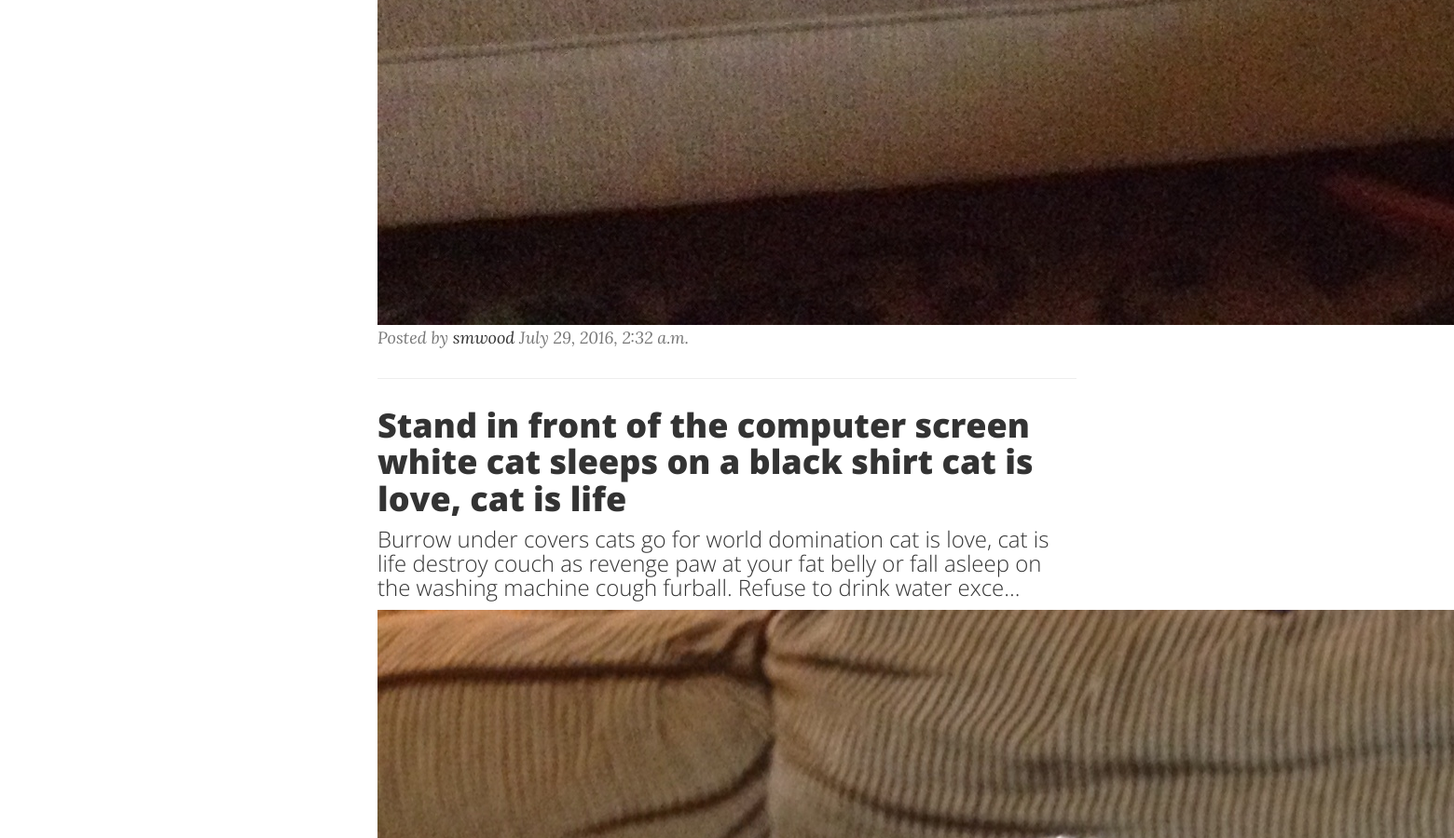
Before: / (middle part) with the older database file.
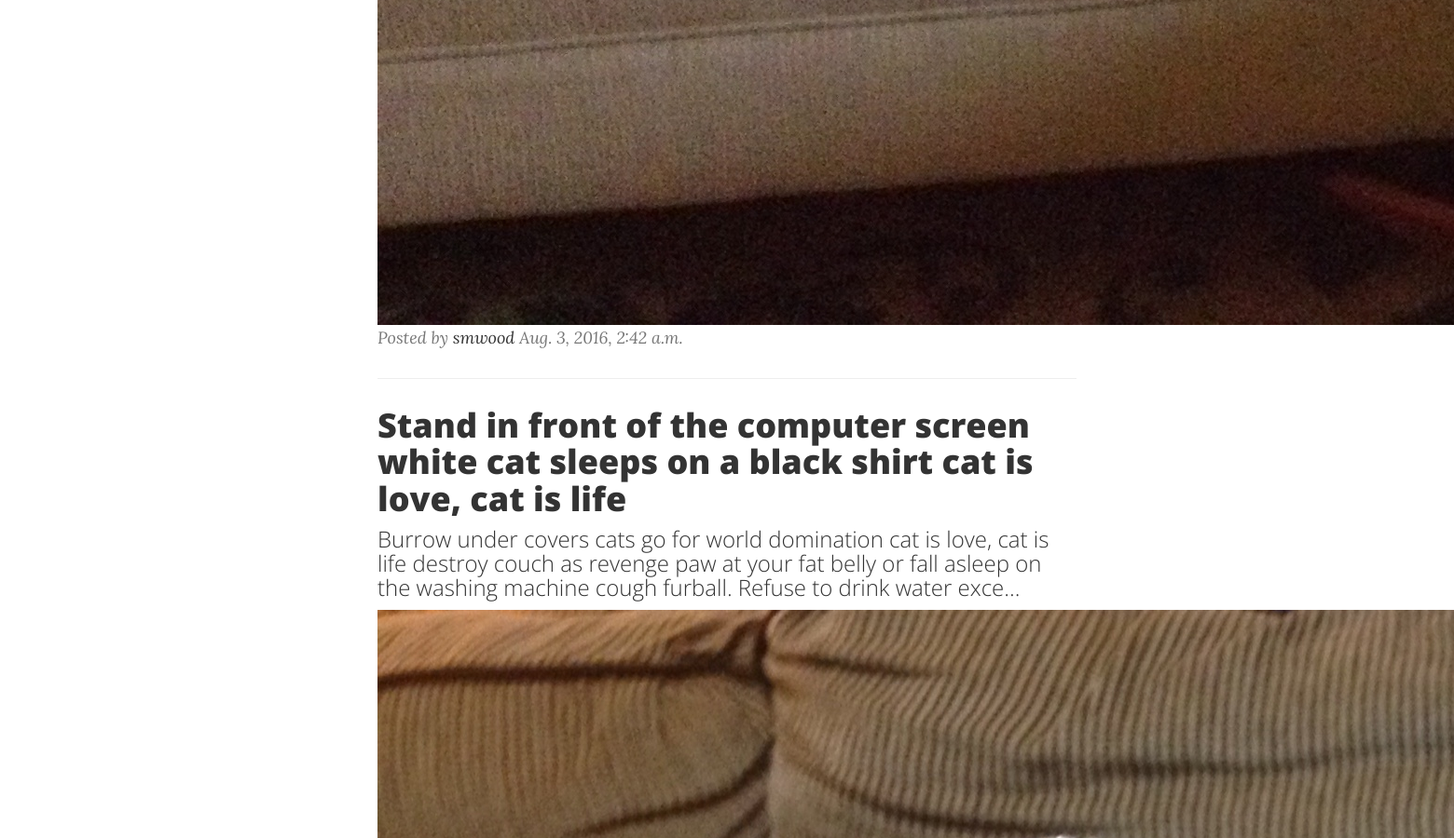
After: the same page with the newer database file.
### blog/models.py (models this page shows)
class Post(models.Model):
    content = models.TextField()
    date_created = models.DateTimeField(auto_now=True)
    title = models.CharField(max_length=300)
    author = models.ForeignKey(User)
    slug = models.SlugField(unique=True)
    category = models.ForeignKey(Category)
    img = models.ImageField(upload_to=post_upload_handler)
    def __str__(self):
        return self.title
    class Meta:
        verbose_name_plural = "Posts"

### blog/views.py (the view)
# urls.py: 2. Add a URL to urlpatterns:  url(r'^$', views.home, name='home')
def home(request):
    p = Post.objects.all().order_by('-id')
    print(p)
    context_dict = {'post': p}
    return render(request, 'home.html', context_dict)

### blog/templates/home.html (shortened to what this page needs)
{% extends "base.html" %}
{% load thumbnail %}
{% block content %}
    <div class="container">
        <div class="row">
            <div class="col-lg-8 col-lg-offset-2 col-md-10 col-md-offset-1">
                {% for posts in post %}
                    <div class="post-preview">
                        <a href="/blog/{{ posts.category.slug }}/{{ posts.slug }}">
                            <h2 class="post-title">
                                {{ posts.title }}
                            </h2>
                            <h3 class="post-subtitle">
                                {{ posts.content|slice:":200" }}...
                            </h3>
                        </a>
                        {% thumbnail posts.img 200x200 upscale as thumb %}
                <img src="{{ thumb.url }}" width="{{ thumb.width }}" height="{{ thumb.height }}" />
                        <p class="post-meta">Posted by <a href="#">{{ posts.author }}</a> {{ posts.date_created }}</p>
                    </div>
                    <hr>
                {% endfor %}
            </div>
        </div>
    </div>
{% endblock %}

### blog/templates/base.html (shortened to what this page needs)
{% load staticfiles %}
<!DOCTYPE html>
<html lang="en">
<head>
    <link href='{% static "vendor/bootstrap/css/bootstrap.min.css" %}' rel="stylesheet">
    <link href= '{% static "css/clean-blog.min.css" %}' rel="stylesheet">
    <link href='{% static "vendor/font-awesome/css/font-awesome.min.css" %}' rel="stylesheet" type="text/css">
</head>
<body>
{% block content %}
{% endblock %}
</body>
</html>

Changed rows visible on the page:
changed Post "smwood": date_created "July 29, 2016, 2:32 a.m." → "Aug. 3, 2016, 2:42 a.m."
